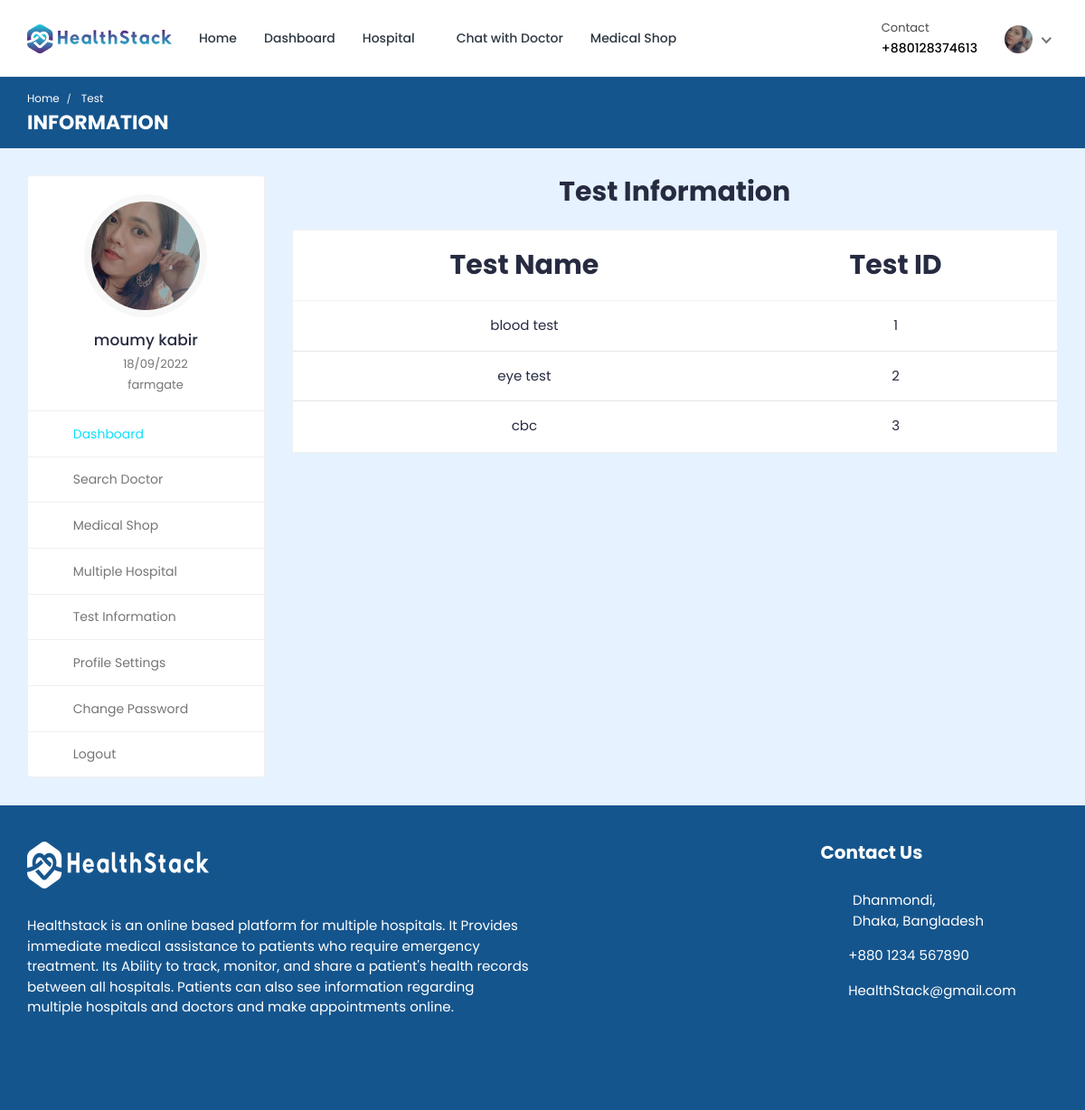
The app's page /doctor/doctor-test-list/ (signed in) with its own data.
### hospital/models.py (models this page shows, shortened)
class Patient(models.Model):
    patient_id = models.AutoField(primary_key=True)
    user = models.OneToOneField(User, on_delete=models.CASCADE, null=True, blank=True, related_name='patient')
    name = models.CharField(max_length=200, null=True, blank=True)
    username = models.CharField(max_length=200, null=True, blank=True)
    age = models.IntegerField(null=True, blank=True)
    email = models.EmailField(max_length=200, null=True, blank=True)
    phone_number = models.IntegerField(null=True, blank=True)
    address = models.CharField(max_length=200, null=True, blank=True)
    featured_image = models.ImageField(upload_to='patients/', default='patients/user-default.png', null=True, blank=True)
    blood_group = models.CharField(max_length=200, null=True, blank=True)
    history = models.CharField(max_length=200, null=True, blank=True)
    dob = models.CharField(max_length=200, null=True, blank=True)
    nid = models.CharField(max_length=200, null=True, blank=True)
    serial_number = models.CharField(max_length=200, null=True, blank=True)
    login_status = models.CharField(max_length=200, null=True, blank=True, default="offline")

### hospital_admin/models.py (models this page shows, shortened)
class Test_Information(models.Model):
    test_id = models.AutoField(primary_key=True)
    test_name = models.CharField(max_length=200, null=True, blank=True)
    test_price = models.CharField(max_length=200, null=True, blank=True)

### doctor/views.py (the view)
# urls.py: path('doctor-test-list/', views.doctor_test_list, name='doctor-test-list'),
@csrf_exempt
@login_required(login_url="login")
def doctor_test_list(request):
    if request.user.is_authenticated and request.user.is_doctor:
        doctor = Doctor_Information.objects.get(user=request.user)
        tests = Test_Information.objects.all
        context = {'doctor': doctor, 'tests': tests}
        return render(request, 'doctor-test-list.html', context)
    elif request.user.is_authenticated and request.user.is_patient:
        patient = Patient.objects.get(user=request.user)
        tests = Test_Information.objects.all
        context = {'patient': patient, 'tests': tests}
        return render(request, 'doctor-test-list.html', context)
    else:
        logout(request)
        messages.info(request, 'Not Authorized')
        return render(request, 'doctor-login.html')

### templates/doctor-test-list.html (shortened to what this page needs)
{% load static %}
<!DOCTYPE html>
<html lang="en">
  <head>
    <link
      rel="stylesheet"
      href="{% static 'HealthStack-System/css/Normal/bootstrap.min.css' %}"
    />
    <link
      rel="stylesheet"
      href="{% static 'HealthStack-System/plugins/Normal/fontawesome/css/fontawesome.min.css' %}"
    />
    <link
      rel="stylesheet"
      href="{% static 'HealthStack-System/plugins/Normal/fontawesome/css/all.min.css' %}"
    />
    <link
      rel="stylesheet"
      href="{% static 'HealthStack-System/css/Normal/style.css' %}"
    />
  </head>
  <body>
  {% if user.is_authenticated %}
    <div class="main-wrapper">
      <header class="header">
        {% if user.is_authenticated and user.is_patient %}
				{% include 'patient_navbar.html' %}
				{% endif %}
      </header>
      <div class="breadcrumb-bar">
        <div class="container-fluid">
          <div class="row align-items-center">
            <div class="col-md-12 col-12">
              <nav aria-label="breadcrumb" class="page-breadcrumb">
                <ol class="breadcrumb">
                  {% if user.is_authenticated and user.is_patient %}
									<li class="breadcrumb-item"><a href="{% url 'patient-dashboard' %}">Home</a></li>
									{% endif %}
                  <li class="breadcrumb-item active" aria-current="page">
                    Test
                  </li>
                </ol>
              </nav>
              <h2 class="breadcrumb-title">INFORMATION</h2>
            </div>
          </div>
        </div>
      </div>
      <div class="content">
        <div class="container-fluid">
          <div class="row">
            <div class="col-md-5 col-lg-4 col-xl-3 theiaStickySidebar">
              <div>
                {% if user.is_authenticated and user.is_patient %}
								{% include 'patient-sidebar.html' %}
								{% endif %}
              </div>
            </div>
            <div class="col-md-7 col-lg-8 col-xl-9">
              <div class="row">
                <div class="col-md-12">
                  <h2 class="mb-4 text-center"><b>Test Information</b></h2>
                  <div class="appointment-tab">
                      <div class="tab-pane" id="today-appointments">
                        <div class="card card-table mb-0">
                          <div class="card-body">
                            <div class="table-responsive">
                              <table
                                class="table table-hover table-center mb-0 text-center"
                              >
                                <thead style="font-size: 30px;">
                                  <tr>
                                    <th>Test Name</th>
                                    <th>Test ID</th>
                                  </tr>
                                </thead>
                                <tbody>
                                  {% for t in tests %}
                                  <tr>
                                    <td> {{t.test_name}}</td>
                                    <td>{{t.test_id}}</td>
                                  </tr>
                                  {% endfor %}
                                </tbody>
                              </table>
                            </div>
                          </div>
                        </div>
                      </div>
                    </div>
                  </div>
                </div>
              </div>
            </div>
          </div>
        </div>
      </div>
      {% include 'footer.html' %}
  {% else %}
  <p> You are not logged in </p>
  {% endif %}
  </body>
</html>

### templates/patient_navbar.html (shortened to what this page needs)
{% load static %}
<nav class="navbar navbar-expand-lg header-nav">
  <div class="navbar-header">
    <a href="{% url 'hospital_home'%}" class="navbar-brand logo">
      <img
        src="{% static 'HealthStack-System/images/Normal/logo.jpg' %}"
        class="img-fluid"
        alt="Logo"
      />
    </a>
  </div>
  <div class="main-menu-wrapper">
    <ul class="main-nav">
      <li>
        <a href="{% url 'hospital_home'%}">Home</a>
      </li>
      <li>
        <a href="{% url 'patient-dashboard' %}">Dashboard</a>
      </li>
      <li class="has-submenu">
        <a href="#">Hospital <i class="fas fa-chevron-down"></i></a>
      </li>
      {% if user.is_authenticated and user.is_patient %}
      <li>
        <a href="{% url 'chat-home' pk=user.id %}">Chat with Doctor</a>
      </li>
      {% endif %}
      <li>
        <a href="{% url 'pharmacy_shop' %}">Medical Shop</a>
      </li>
    </ul>
  </div>
  <ul class="nav header-navbar-rht">
    <li class="nav-item contact-item">
      <div class="header-contact-img">
        <i class="far fa-hospital"></i>
      </div>
      <div class="header-contact-detail">
        <p class="contact-header">Contact</p>
        <p class="contact-info-header">+880{{patient.phone_number}}</p>
      </div>
    </li>
    <li class="nav-item dropdown has-arrow logged-item">
      <a href="#" class="dropdown-toggle nav-link" data-toggle="dropdown">
        <span class="user-img">
          <img
            class="rounded-circle"
            src="{{patient.featured_image.url}}"
            width="31"
            alt="Richard Wilson"
          />
        </span>
      </a>
    </li>
  </ul>
</nav>

### templates/patient-sidebar.html
{% load static %}
    <div class="profile-sidebar">
      <div class="widget-profile pro-widget-content">
        <div class="profile-info-widget">
          <a href="#" class="booking-doc-img">
            <img
              src="{{ patient.featured_image.url }}"
              alt="User Image"
            />
          </a>
          <div class="profile-det-info">
            <h3>{{patient.name}}</h3>
            <div class="patient-details">
              <h5>
                <i class="fas fa-birthday-cake"></i> {{ patient.dob }}
              </h5>
              <h5 class="mb-0">
                <i class="fas fa-map-marker-alt"></i>
                {{ patient.address }}
              </h5>
            </div>
          </div>
        </div>
      </div>
      <div class="dashboard-widget">
        <nav class="dashboard-menu sidebar">
          <ul>
            <li class="active">
              <a href="{% url 'patient-dashboard' %}">
                <i class="fas fa-columns"></i>
                <span>Dashboard</span>
              </a>
            </li>
            <li class="nav-item has-submenu">
              <a href="{% url 'search' %}">
                <i class="fas fa-user-md"></i>
                <span>Search Doctor</span>
              </a>
            </li>
            <li class="has-submenu">
              <a href="{% url 'pharmacy_shop' %}" class="nav-link">
                <i class="fas fa-capsules"></i>
                <span>Medical Shop</span>
              </a>
            </li>
            <li>
                <a href="{% url 'multiple-hospital' %}">
                  <i class="fas fa-hospital"></i>
                  <span>Multiple Hospital</span>
                </a>
            </li>
            <li>
              <a href="{% url 'doctor-test-list'%}" target="_blank">
                <i class="fas fa-hourglass-start"></i>
                <span>Test Information</span>
              </a>
            </li>
            <li>
              <a href="{% url 'profile-settings' %}">
                <i class="fas fa-user-cog"></i>
                <span>Profile Settings</span>
              </a>
            </li>
            <li>
              <a href="{% url 'change-password' pk=user.id%}">
                <i class="fas fa-lock"></i>
                <span>Change Password</span>
              </a>
            </li>
            <li>
              <a href="{% url 'logout' %}">
                <i class="fas fa-sign-out-alt"></i>
                <span>Logout</span>
              </a>
            </li>
          </ul>
        </nav>
      </div>
    </div>

### records on screen
Patient: phone_number "128374613", featured_image (picture), name "moumy kabir", dob "18/09/2022", address "farmgate"
Test_Information: test_name "blood test", test_id "1"
Test_Information: test_name "eye test", test_id "2"
Test_Information: test_name "cbc", test_id "3"
